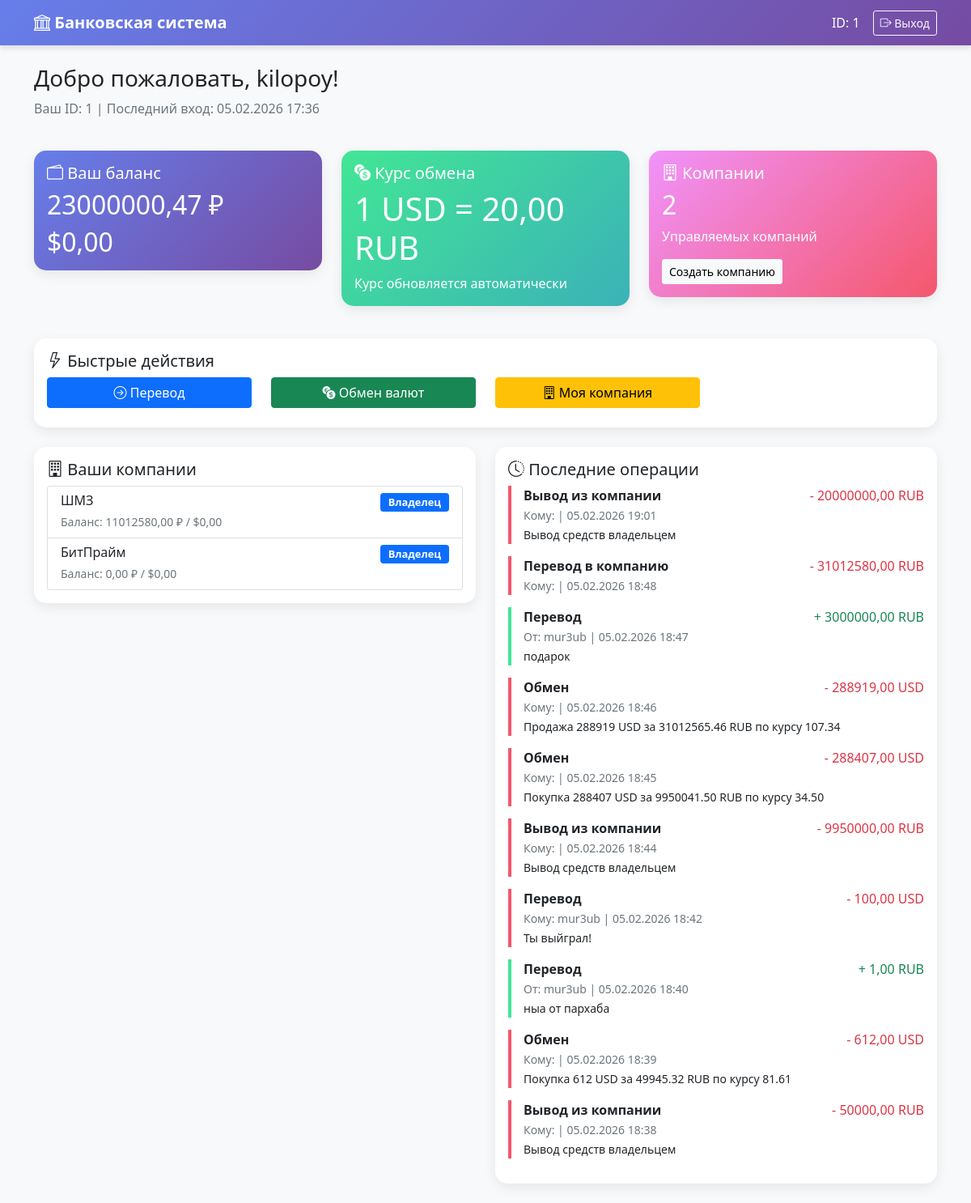
The page /dashboard/ (signed in) on the database its author committed.
### core/models.py (models this page shows, shortened)
class UserProfile(models.Model):
    user = models.OneToOneField(User, on_delete=models.CASCADE, related_name='profile')
    balance_rub = models.DecimalField(max_digits=15, decimal_places=2, default=50000.00)
    balance_usd = models.DecimalField(max_digits=15, decimal_places=2, default=1000.00)
    created_at = models.DateTimeField(auto_now_add=True)

class CurrencyRate(models.Model):
    usd_to_rub = models.DecimalField(max_digits=10, decimal_places=2, default=75.00)
    last_updated = models.DateTimeField(auto_now=True)
    @classmethod
    def get_current_rate(cls):
        rate, created = cls.objects.get_or_create(id=1)
        return rate.usd_to_rub

class Company(models.Model):
    owner = models.ForeignKey(User, on_delete=models.CASCADE, related_name='companies_owned')
    name = models.CharField(max_length=100)
    description = models.TextField(blank=True)
    balance_rub = models.DecimalField(max_digits=20, decimal_places=2, default=0.00)
    balance_usd = models.DecimalField(max_digits=20, decimal_places=2, default=0.00)
    created_at = models.DateTimeField(auto_now_add=True)
    members = models.ManyToManyField(User, related_name='companies', blank=True)

class Transaction(models.Model):
    TRANSACTION_TYPES = [
        ('transfer', 'Перевод'),
        ('exchange', 'Обмен'),
        ('company_transfer', 'Перевод в компанию'),
        ('company_withdraw', 'Вывод из компании'),
        ('company_create', 'Создание компании'),
    ]
    CURRENCIES = [
        ('RUB', 'Рубли'),
        ('USD', 'Доллары'),
    ]
    from_user = models.ForeignKey(User, on_delete=models.SET_NULL, null=True, related_name='sent_transactions')
    to_user = models.ForeignKey(User, on_delete=models.SET_NULL, null=True, related_name='received_transactions')
    company = models.ForeignKey(Company, on_delete=models.SET_NULL, null=True, blank=True)
    amount = models.DecimalField(max_digits=15, decimal_places=2)
    currency = models.CharField(max_length=3, choices=CURRENCIES)
    transaction_type = models.CharField(max_length=20, choices=TRANSACTION_TYPES)
    description = models.TextField(blank=True)
    timestamp = models.DateTimeField(auto_now_add=True)

### core/views.py (the view)
# urls.py: path('dashboard/', views.dashboard, name='dashboard'),
@login_required
def dashboard(request):
    import random
    if random.random() < 0.1:
        CurrencyRate.update_rate()
    profile = request.user.profile
    companies = request.user.companies.all()
    owned_companies = request.user.companies_owned.all()
    transactions = Transaction.objects.filter(
        models.Q(from_user=request.user) |
        models.Q(to_user=request.user)
    ).order_by('-timestamp')[:10]
    context = {
        'profile': profile,
        'companies': companies,
        'owned_companies': owned_companies,
        'transactions': transactions,
        'exchange_rate': CurrencyRate.get_current_rate(),
    }
    return render(request, 'core/dashboard.html', context)

### core/templates/core/dashboard.html (shortened to what this page needs)
<!DOCTYPE html>
<html lang="ru">
<head>
    <link href="https://cdn.jsdelivr.net/npm/bootstrap@5.1.3/dist/css/bootstrap.min.css" rel="stylesheet">
    <link rel="stylesheet" href="https://cdn.jsdelivr.net/npm/bootstrap-icons@1.8.1/font/bootstrap-icons.css">
</head>
<body>
    <nav class="navbar navbar-expand-lg navbar-dark">
        <div class="container">
            <a class="navbar-brand fw-bold" href="#">
                <i class="bi bi-bank"></i> Банковская система
            </a>
            <div class="d-flex align-items-center">
                <span class="text-white me-3">ID: {{ user.id }}</span>
                <a href="{% url 'logout' %}" class="btn btn-outline-light btn-sm">
                    <i class="bi bi-box-arrow-right"></i> Выход
                </a>
            </div>
        </div>
    </nav>
    <div class="container mt-4">
        <div class="row mb-4">
            <div class="col">
                <h3>Добро пожаловать, {{ user.username }}!</h3>
                <p class="text-muted">Ваш ID: {{ user.id }} | Последний вход: {{ user.last_login|date:"d.m.Y H:i" }}</p>
            </div>
        </div>
        <div class="row mb-4">
            <div class="col-md-4 mb-3">
                <div class="card balance-card">
                    <div class="card-body">
                        <h5 class="card-title"><i class="bi bi-wallet2"></i> Ваш баланс</h5>
                        <h2 class="card-text">{{ profile.balance_rub|floatformat:2 }} ₽</h2>
                        <h2 class="card-text">${{ profile.balance_usd|floatformat:2 }}</h2>
                    </div>
                </div>
            </div>
            <div class="col-md-4 mb-3">
                <div class="card exchange-card">
                    <div class="card-body">
                        <h5 class="card-title"><i class="bi bi-currency-exchange"></i> Курс обмена</h5>
                        <h1 class="card-text">1 USD = {{ exchange_rate|floatformat:2 }} RUB</h1>
                        <p class="card-text">Курс обновляется автоматически</p>
                    </div>
                </div>
            </div>
            <div class="col-md-4 mb-3">
                <div class="card company-card">
                    <div class="card-body">
                        <h5 class="card-title"><i class="bi bi-building"></i> Компании</h5>
                        <h2 class="card-text">{{ owned_companies.count }}</h2>
                        <p class="card-text">Управляемых компаний</p>
                        <a href="{% url 'create_company' %}" class="btn btn-light btn-sm">
                            Создать компанию
                        </a>
                    </div>
                </div>
            </div>
        </div>
        <div class="row mb-4">
            <div class="col">
                <div class="card">
                    <div class="card-body">
                        <h5 class="card-title"><i class="bi bi-lightning"></i> Быстрые действия</h5>
                        <div class="row">
                            <div class="col-md-3">
                                <a href="{% url 'transfer' %}" class="btn btn-primary w-100 mb-2">
                                    <i class="bi bi-arrow-right-circle"></i> Перевод
                                </a>
                            </div>
                            <div class="col-md-3">
                                <a href="{% url 'exchange' %}" class="btn btn-success w-100 mb-2">
                                    <i class="bi bi-currency-exchange"></i> Обмен валют
                                </a>
                            </div>
                            <div class="col-md-3">
                                {% if owned_companies %}
                                <a href="{% url 'company_dashboard' owned_companies.first.id %}" class="btn btn-warning w-100 mb-2">
                                    <i class="bi bi-building"></i> Моя компания
                                </a>
                                {% else %}
                                <a href="{% url 'create_company' %}" class="btn btn-warning w-100 mb-2">
                                    <i class="bi bi-plus-circle"></i> Создать компанию
                                </a>
                                {% endif %}
                            </div>
                        </div>
                    </div>
                </div>
            </div>
        </div>
        <div class="row">
            <div class="col-md-6 mb-4">
                <div class="card">
                    <div class="card-body">
                        <h5 class="card-title"><i class="bi bi-building"></i> Ваши компании</h5>
                        {% if companies %}
                            <div class="list-group">
                                {% for company in companies %}
                                <a href="{% url 'company_dashboard' company.id %}"
                                   class="list-group-item list-group-item-action">
                                    <div class="d-flex w-100 justify-content-between">
                                        <h6 class="mb-1">{{ company.name }}</h6>
                                        {% if company.owner == user %}
                                        <span class="badge bg-primary">Владелец</span>
                                        {% else %}
                                        <span class="badge bg-secondary">Сотрудник</span>
                                        {% endif %}
                                    </div>
                                    <small class="text-muted">
                                        Баланс: {{ company.balance_rub|floatformat:2 }} ₽ /
                                        ${{ company.balance_usd|floatformat:2 }}
                                    </small>
                                </a>
                                {% endfor %}
                            </div>
                        {% else %}
                            <p class="text-muted">Вы не состоите в компаниях</p>
                            <a href="{% url 'create_company' %}" class="btn btn-primary">
                                Создать свою первую компанию
                            </a>
                        {% endif %}
                    </div>
                </div>
            </div>
            <div class="col-md-6 mb-4">
                <div class="card">
                    <div class="card-body">
                        <h5 class="card-title"><i class="bi bi-clock-history"></i> Последние операции</h5>
                        {% if transactions %}
                            {% for transaction in transactions %}
                            <div class="transaction-item
                                {% if transaction.to_user == user %}income
                                {% elif transaction.from_user == user %}outcome
                                {% endif %}">
                                <div class="d-flex w-100 justify-content-between">
                                    <strong>{{ transaction.get_transaction_type_display }}</strong>
                                    <span class="{% if transaction.to_user == user %}text-success{% else %}text-danger{% endif %}">
                                        {% if transaction.to_user == user %}+{% else %}-{% endif %}
                                        {{ transaction.amount }} {{ transaction.currency }}
                                    </span>
                                </div>
                                <small class="text-muted">
                                    {% if transaction.to_user == user %}
                                        От: {{ transaction.from_user.username }}
                                    {% else %}
                                        Кому: {{ transaction.to_user.username }}
                                    {% endif %}
                                    | {{ transaction.timestamp|date:"d.m.Y H:i" }}
                                </small>
                                {% if transaction.description %}
                                <p class="mb-0"><small>{{ transaction.description }}</small></p>
                                {% endif %}
                            </div>
                            {% endfor %}
                        {% else %}
                            <p class="text-muted">Нет операций</p>
                        {% endif %}
                    </div>
                </div>
            </div>
        </div>
    </div>

### core/templates/core/dashboard.html (style rules this page uses)
:root { --primary-gradient: linear-gradient(135deg, #667eea 0%, #764ba2 100%); --success-gradient: linear-gradient(135deg, #42e695 0%, #3bb2b8 100%); --warning-gradient: linear-gradient(135deg, #f093fb 0%, #f5576c 100%); }
body { background-color: #f8f9fa; }
.navbar { background: var(--primary-gradient); box-shadow: 0 4px 6px rgba(0,0,0,0.1); }
.card { border: none; border-radius: 15px; box-shadow: 0 5px 15px rgba(0,0,0,0.08); transition: transform 0.3s; }
.balance-card { background: var(--primary-gradient); color: white; }
.exchange-card { background: var(--success-gradient); color: white; }
.company-card { background: var(--warning-gradient); color: white; }
.badge { font-size: 0.8em; padding: 5px 10px; }
.transaction-item { border-left: 4px solid #667eea; padding-left: 15px; margin-bottom: 15px; }
.transaction-item.income { border-left-color: #42e695; }
.transaction-item.outcome { border-left-color: #f5576c; }

### rows shown on the page
UserProfile: balance_rub "23000000,47", balance_usd "0,00"
CurrencyRate: usd_to_rub "20,00"
Company: name "ШМЗ", shows "Владелец", balance_rub "11012580,00", balance_usd "0,00"
Company: name "БитПрайм", shows "Владелец", balance_rub "0,00", balance_usd "0,00"

### other values the page prints
{{ user.id }} "1"
{{ user.username }} "kilopoy"
{{ user.last_login|date:"d.m.Y H:i" }} "05.02.2026 17:36"
{{ owned_companies.count }} "2"
